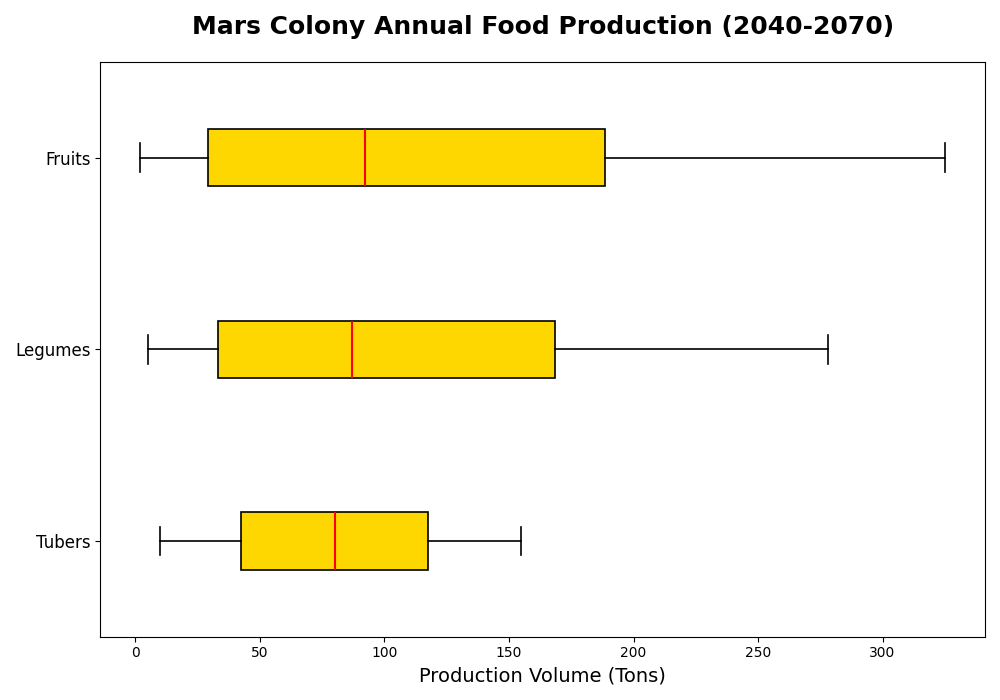

This chart was generated by the following Python code:
import matplotlib.pyplot as plt
import numpy as np

# Data for plotting horizontal box charts
data = {
    'Tubers': np.array([10, 12, 14, 18, 22, 28, 34, 40, 45, 50, 55, 60, 65, 70, 75, 80, 85, 90, 95, 100, 105, 110, 115, 120, 125, 130, 135, 140, 145, 150, 155]),
    'Legumes': np.array([5, 7, 9, 12, 16, 20, 25, 30, 36, 42, 48, 55, 62, 70, 78, 87, 96, 106, 116, 127, 138, 150, 162, 175, 188, 202, 216, 231, 246, 262, 278]),
    'Fruits': np.array([2, 3, 5, 7, 10, 15, 20, 26, 32, 39, 46, 54, 63, 72, 82, 92, 103, 114, 126, 139, 152, 166, 181, 196, 212, 229, 247, 266, 285, 305, 325])
}

fig, ax = plt.subplots(figsize=(10, 7))

# Create horizontal box plots
ax.boxplot(data.values(), vert=False, patch_artist=True,
           boxprops=dict(facecolor='#FFD700', color='black', linewidth=1.2),
           medianprops=dict(color='red', linewidth=1.5),
           whiskerprops=dict(color='black', linewidth=1.2),
           capprops=dict(color='black', linewidth=1.2),
           flierprops=dict(marker='o', color='black', markersize=5, alpha=0.5))

# Set y-ticks to category labels
ax.set_yticklabels(data.keys(), fontsize=12)

# Set plot titles and labels
ax.set_title("Mars Colony Annual Food Production (2040-2070)", fontsize=18, fontweight='bold', pad=20)
ax.set_xlabel("Production Volume (Tons)", fontsize=14)

plt.tight_layout()
plt.show()
